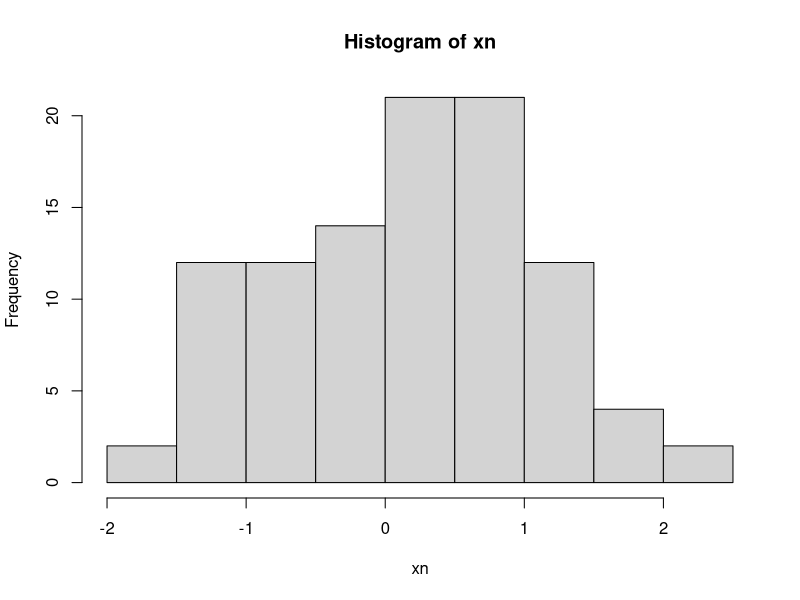
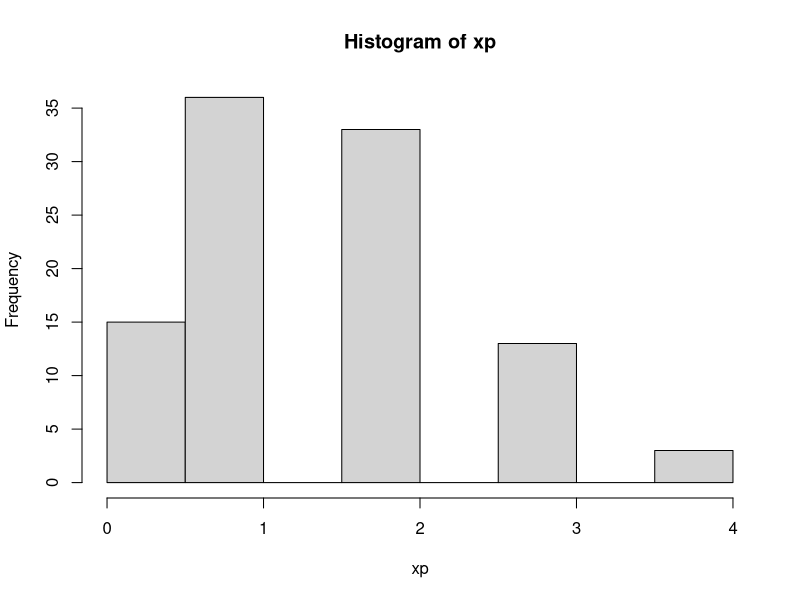
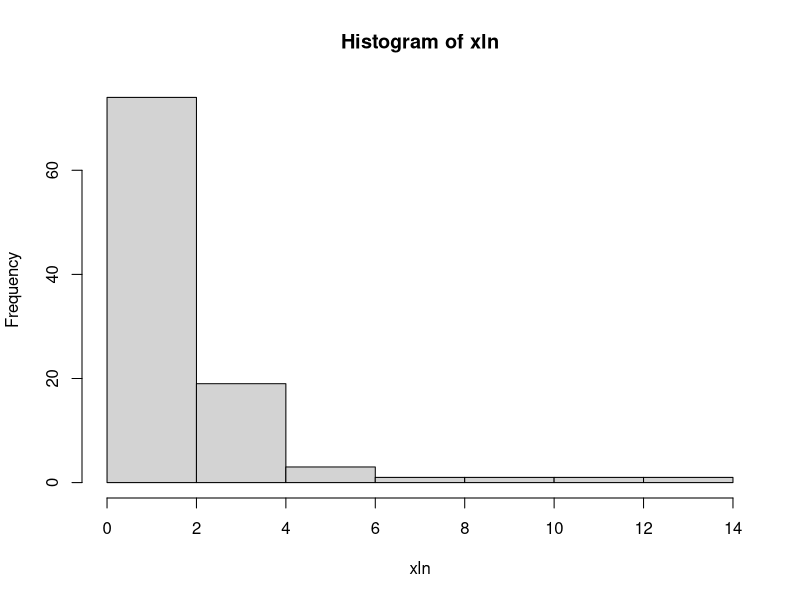
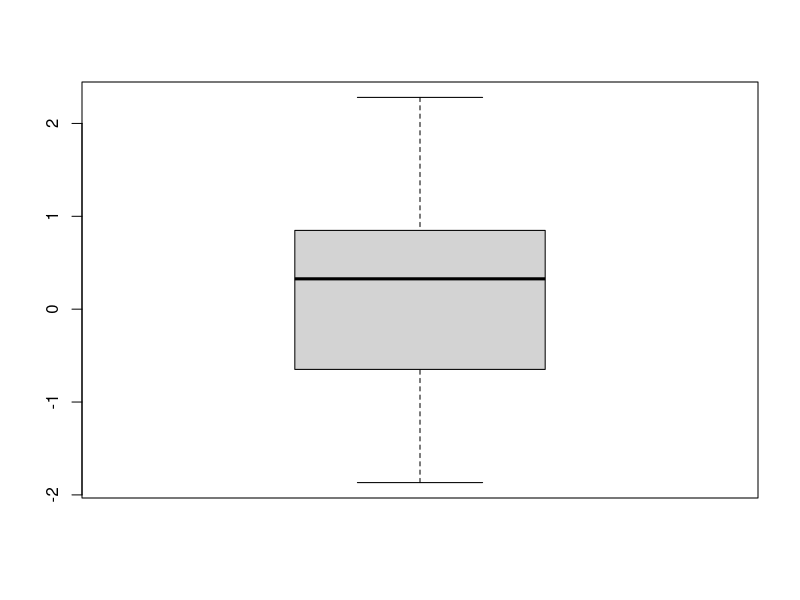
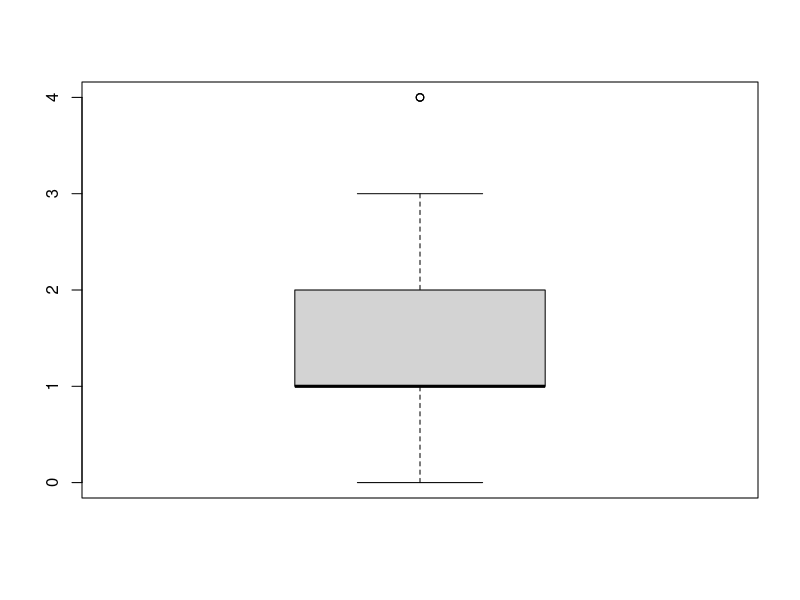
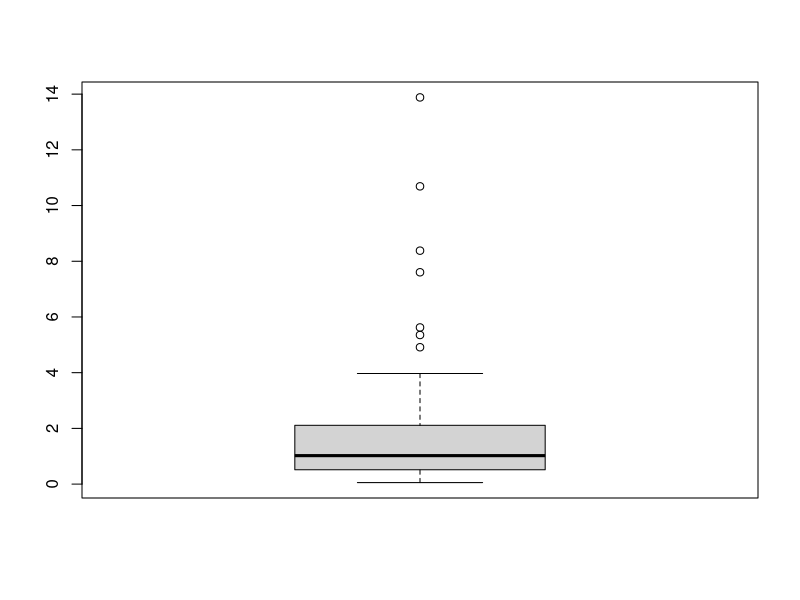
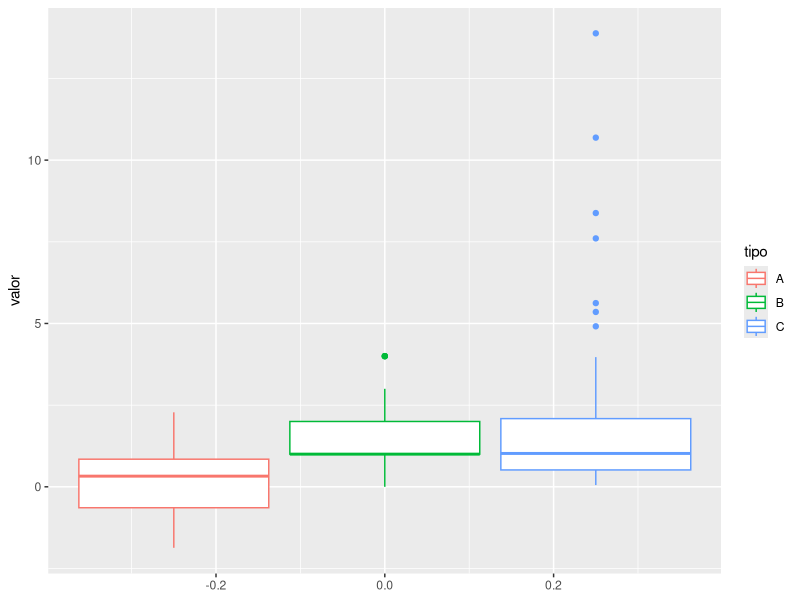

Write the R code that produced these figures, in order.
library(tidyverse)

xn <- rnorm(100, mean = 0, sd = 1)
xp <- rpois(100, lambda = 1.5)
xln <- rlnorm(100, mean = 0, sd = 1.1)


sd(xn)
sd(xp)
min(xn)
max(xn)

quantile(xln, 0.66)
myfn <- ecdf(xln)
myfn(1.379433 )
myfn(1)
myfn(1.4)
myfn(1.4) - myfn(0.9)



c(min(xp), max(xp), sd(xp))
c(min(xn), max(xn), sd(xn))

summary(xn)
summary(xp)
summary(xln)

hist(xn)
hist(xp)
hist(xln)

boxplot(xn)
boxplot(xp)
boxplot(xln)

dfn <- data.frame(valor = xn, tipo = "A")
dfp <- data.frame(valor = xp, tipo = "B")
dfln <- data.frame(valor = xln, tipo = "C")

df <- rbind(dfn, dfp, dfln)

df %>% ggplot(aes(y=valor, color = tipo)) + geom_boxplot()

# introduction to pipes:
4 %>% rnorm(mean = 0, sd = 1)
6 %>% rnorm(mean = 0, sd = 1)